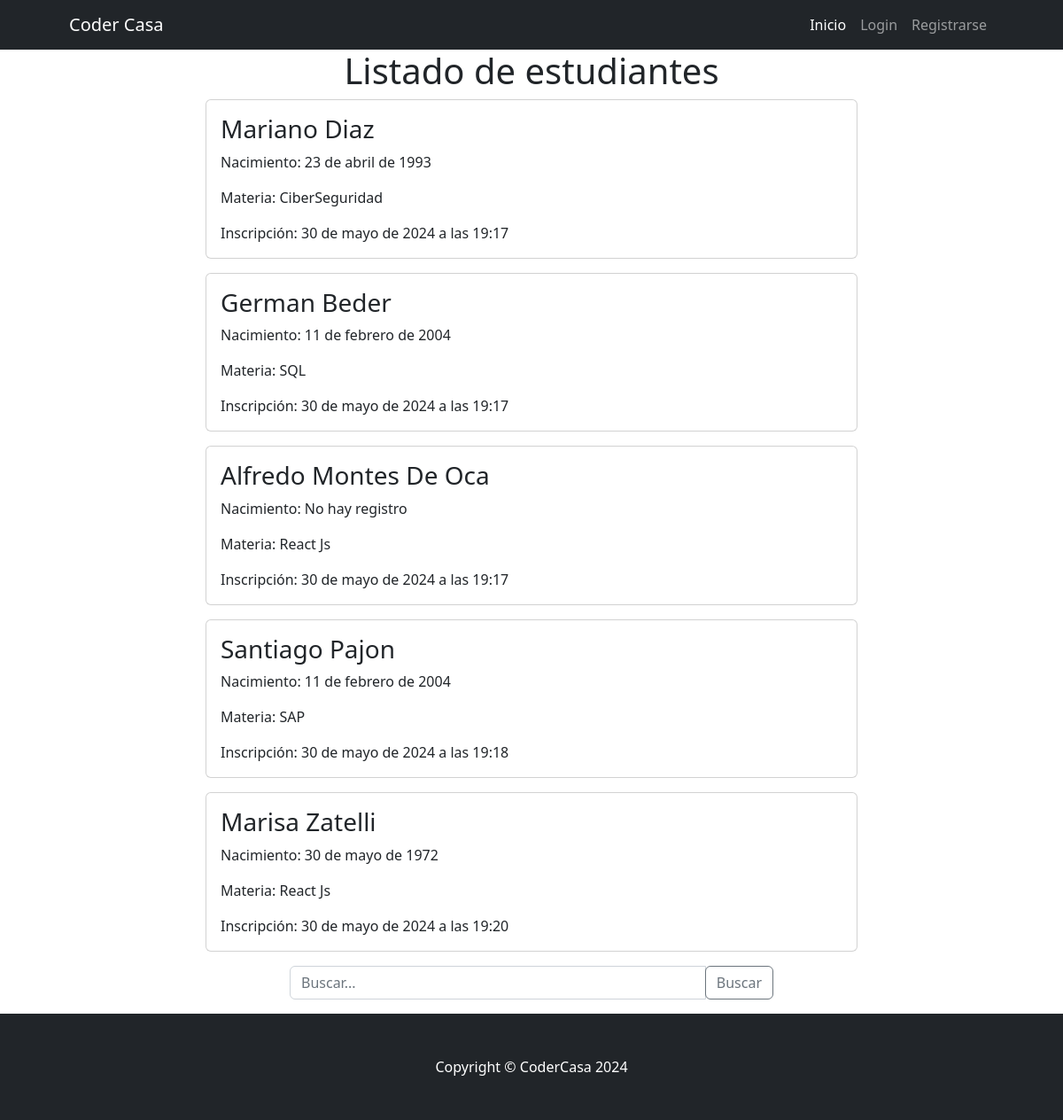
Before: /Clase/Clase/list with the older database file.
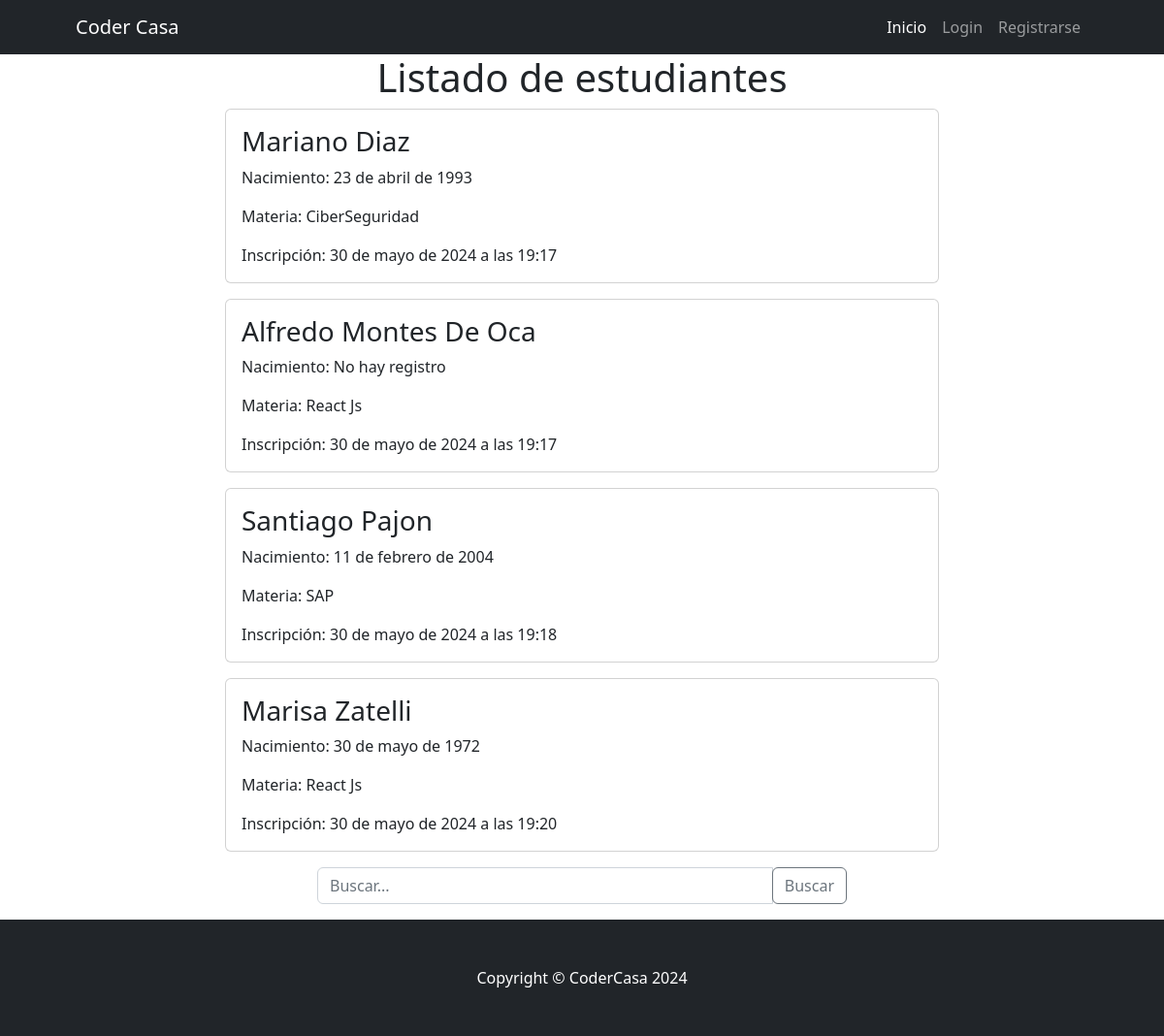
After: the same page with the newer database file.
### Clase/models.py (models this page shows, shortened)
class Estudiante(models.Model):
    nombre = models.CharField(max_length=255)
    apellido = models.CharField(max_length=255)
    nacimiento = models.DateField(null=True, blank=True)
    materia = models.ForeignKey(Curso, on_delete=models.CASCADE,null=True)
    inscripcion = models.DateTimeField(default=timezone.now)
    class Meta:
        verbose_name = "Estudiante"
        verbose_name_plural = "Estudiantes"

class Curso(models.Model):
    nombre = models.CharField(max_length=255, unique=True)
    detalle = models.CharField(max_length=800,null=True, blank=True)
    def __str__(self) -> str:
        return self.nombre
    class Meta:
        verbose_name = "Curso"
        verbose_name_plural = "Cursos"

### Clase/views.py (the view)
# urls.py: path("Clase/list", estudiante_list,name="estudiante_list" ),
def estudiante_list(request):
    busqueda = request.GET.get("busqueda",None)
    if busqueda:
        print(busqueda)
        consulta = Estudiante.objects.filter(nombre__icontains=busqueda)
    else:
        consulta = Estudiante.objects.all()
    contexto = {"estudiantes": consulta}
    return render(request,"Clase/estudiante_list.html", contexto)

### Clase/templates/Clase/estudiante_list.html (shortened to what this page needs)
{% extends 'core/base.html' %}
{% block content %}
<center>
  <h1>Listado de estudiantes</h1>
</center>
<div class="container">
  <div class="row justify-content-center">
    <div class="col-md-8">
      {% for estudiante in estudiantes %}
      <div class="card mb-3">
        <div class="card-body">
          <h3 class="card-title">{{ estudiante.nombre }} {{ estudiante.apellido }}</h3>
          {% if estudiante.nacimiento %}
          <p class="card-text">Nacimiento: {{ estudiante.nacimiento }}</p>
          {% else %}
          <p class="card-text">Nacimiento: No hay registro</p>
          {% endif %}
          <p class="card-text">Materia: {{ estudiante.materia }}</p>
          <p class="card-text">Inscripción: {{ estudiante.inscripcion }}</p>
        </div>
      </div>
      {% endfor %}
    </div>
  </div>
  <div class="row justify-content-center">
    <div class="col-md-6">
      <form action="{% url 'Clase:estudiante_list' %}" method="get">
        <div class="input-group mb-3">
          <input type="text" class="form-control" name="busqueda" placeholder="Buscar...">
          <div class="input-group-append">
            <button class="btn btn-outline-secondary" type="submit">Buscar</button>
          </div>
        </div>
      </form>
    </div>
  </div>
</div>
{% endblock content %}

Changed rows visible on the page:
removed Estudiante: nombre "German", apellido "Beder", nacimiento "11 de febrero de 2004", materia "SQL", inscripcion "30 de mayo de 2024 a las 19:17"
